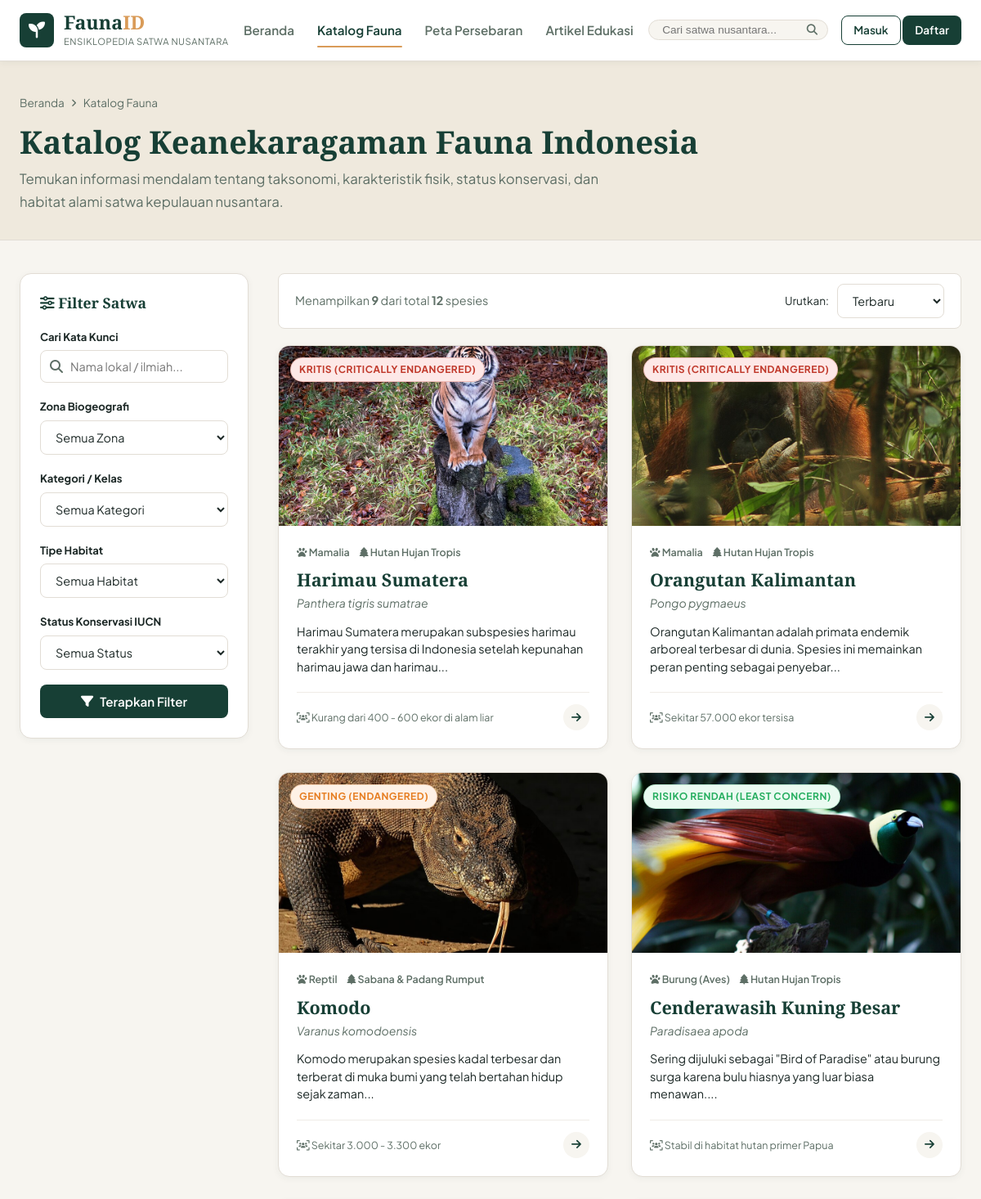
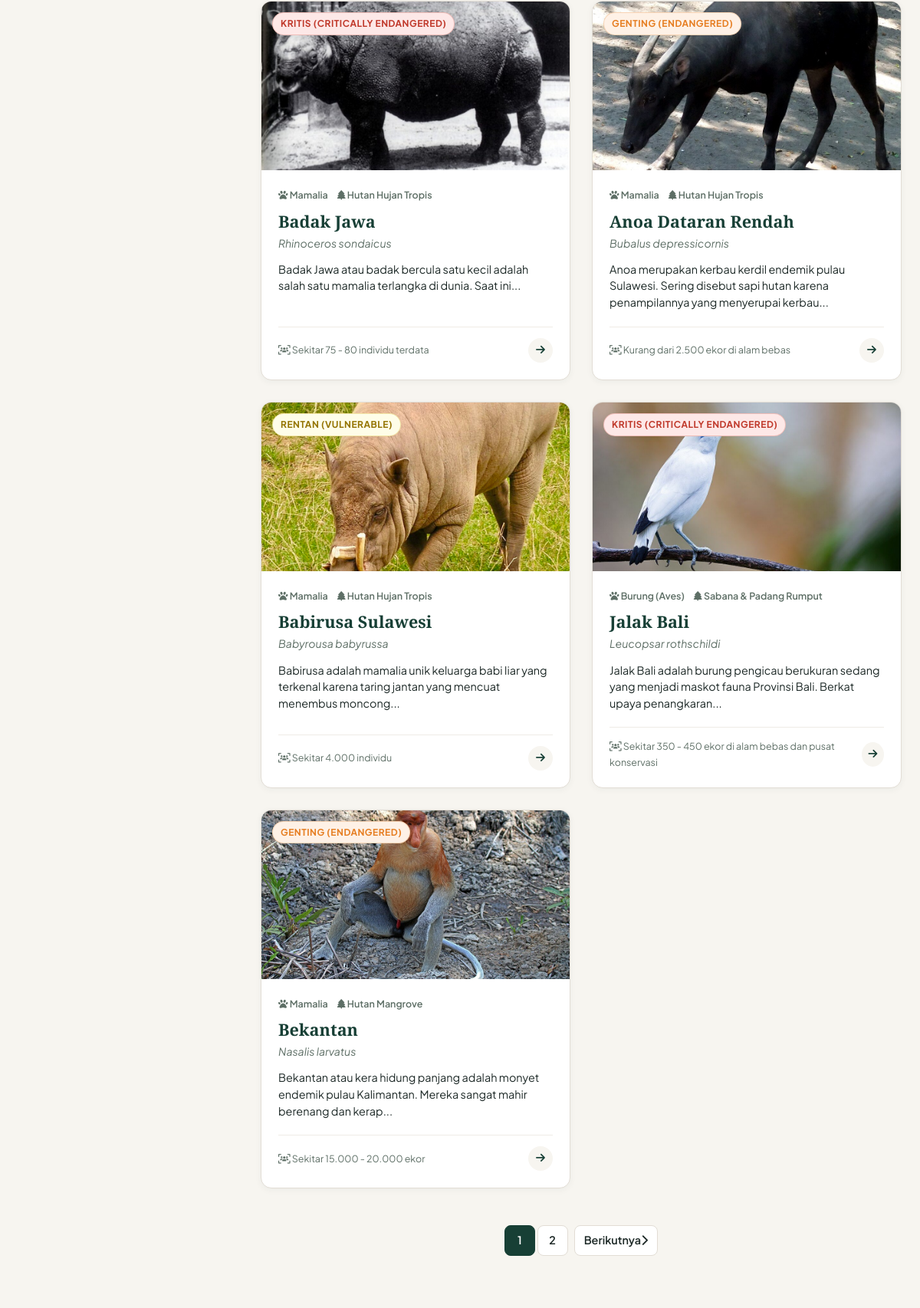
Page /fauna (upper part) on the committed database (2 pictures, top to bottom).
### tables this page shows
CREATE TABLE `fauna` (
  `id` INT AUTO_INCREMENT PRIMARY KEY,
  `nama_lokal` VARCHAR(150) NOT NULL,
  `nama_ilmiah` VARCHAR(150) NOT NULL,
  `kategori_id` INT NOT NULL,
  `habitat_id` INT NOT NULL,
  `status_konservasi` VARCHAR(100) NOT NULL,
  `deskripsi` LONGTEXT NOT NULL,
  `karakteristik` TEXT NULL,
  `makanan` TEXT NULL,
  `populasi_estimasi` VARCHAR(100) NULL,
  `is_featured` TINYINT(1) DEFAULT 0,
  `created_at` TIMESTAMP DEFAULT CURRENT_TIMESTAMP,
  `updated_at` TIMESTAMP DEFAULT CURRENT_TIMESTAMP ON UPDATE CURRENT_TIMESTAMP,
  CONSTRAINT `fk_fauna_category` FOREIGN KEY (`kategori_id`) REFERENCES `categories` (`id`) ON DELETE CASCADE,
  CONSTRAINT `fk_fauna_habitat` FOREIGN KEY (`habitat_id`) REFERENCES `habitats` (`id`) ON DELETE CASCADE
);

CREATE TABLE `categories` (
  `id` INT AUTO_INCREMENT PRIMARY KEY,
  `nama_kategori` VARCHAR(100) NOT NULL,
  `slug` VARCHAR(100) NOT NULL UNIQUE,
  `deskripsi` TEXT NULL,
  `ikon` VARCHAR(50) NULL,
  `created_at` TIMESTAMP DEFAULT CURRENT_TIMESTAMP
);

CREATE TABLE `habitats` (
  `id` INT AUTO_INCREMENT PRIMARY KEY,
  `nama_habitat` VARCHAR(100) NOT NULL,
  `deskripsi` TEXT NULL,
  `created_at` TIMESTAMP DEFAULT CURRENT_TIMESTAMP
);

### app/views/catalog/index.php (the view, shortened to what the rows shown need)
<?php require_once APP_PATH . '/views/layouts/header.php'; ?>
<section class="page-header">
    <div class="container">
        <h1 class="page-title">Katalog Keanekaragaman Fauna Indonesia</h1>
    </div>
</section>
<section class="section catalog-content-section">
    <div class="container">
        <div class="catalog-layout">
            <main class="catalog-main">
                <?php if (empty($faunaList)): ?>
                    <div class="empty-state-card">
                        <i class="fa-solid fa-tree fa-3x"></i>
                        <h3>Tidak Ada Spesies yang Ditemukan</h3>
                        <p>Coba gunakan kata kunci pencarian lain atau kurangi kombinasi filter yang Anda pilih.</p>
                        <a href="<?= url('fauna') ?>" class="btn btn-outline-primary mt-3">Reset Filter</a>
                    </div>
                <?php else: ?>
                    <div class="fauna-grid">
                        <?php foreach ($faunaList as $f): ?>
                            <div class="fauna-card">
                                <div class="fauna-img-wrap">
                                    <img src="<?= uploadUrl($f['primary_image']) ?>" alt="<?= e($f['nama_lokal']) ?>" loading="lazy">
                                    <span class="status-badge <?= getStatusBadgeClass($f['status_konservasi']) ?>">
                                        <?= e($f['status_konservasi']) ?>
                                    </span>
                                </div>
                                <div class="fauna-body">
                                    <div class="fauna-meta">
                                        <span class="meta-tag"><i class="fa-solid fa-paw"></i> <?= e($f['nama_kategori']) ?></span>
                                        <span class="meta-tag"><i class="fa-solid fa-tree"></i> <?= e($f['nama_habitat']) ?></span>
                                    </div>
                                    <h3 class="fauna-title">
                                        <a href="<?= url('fauna/detail/' . $f['id']) ?>"><?= e($f['nama_lokal']) ?></a>
                                    </h3>
                                    <p class="fauna-scientific"><em><?= e($f['nama_ilmiah']) ?></em></p>
                                    <p class="fauna-excerpt"><?= e(limitWords($f['deskripsi'], 16)) ?></p>
                                    <div class="fauna-footer">
                                        <span class="fauna-pop-est">
                                            <i class="fa-solid fa-users-viewfinder"></i> <?= e($f['populasi_estimasi'] ?: 'Data populasi terpantau') ?>
                                        </span>
                                        <a href="<?= url('fauna/detail/' . $f['id']) ?>" class="card-arrow" aria-label="Detail <?= e($f['nama_lokal']) ?>">
                                            <i class="fa-solid fa-arrow-right"></i>
                                        </a>
                                    </div>
                                </div>
                            </div>
                        <?php endforeach; ?>
                    </div>
                <?php endif; ?>
            </main>
        </div>
    </div>
</section>
<?php require_once APP_PATH . '/views/layouts/footer.php'; ?>

### rows in the picture
fauna: shows a picture, status_konservasi "KRITIS (CRITICALLY ENDANGERED)", kategori.nama_kategori "Mamalia", habitat.nama_habitat "Hutan Hujan Tropis", nama_lokal "Harimau Sumatera", nama_ilmiah "Panthera tigris sumatrae", deskripsi "Harimau Sumatera merupakan subspesies harimau terakhir yang tersisa di Indonesia setelah kepunahan harimau jawa dan harimau...", populasi_estimasi "Kurang dari 400 - 600 ekor di alam liar"
fauna: shows a picture, status_konservasi "KRITIS (CRITICALLY ENDANGERED)", kategori.nama_kategori "Mamalia", habitat.nama_habitat "Hutan Hujan Tropis", nama_lokal "Orangutan Kalimantan", nama_ilmiah "Pongo pygmaeus", deskripsi "Orangutan Kalimantan adalah primata endemik arboreal terbesar di dunia. Spesies ini memainkan peran penting sebagai penyebar...", populasi_estimasi "Sekitar 57.000 ekor tersisa"
fauna: shows a picture, status_konservasi "GENTING (ENDANGERED)", kategori.nama_kategori "Reptil", habitat.nama_habitat "Sabana & Padang Rumput", nama_lokal "Komodo", nama_ilmiah "Varanus komodoensis", deskripsi "Komodo merupakan spesies kadal terbesar dan terberat di muka bumi yang telah bertahan hidup sejak zaman...", populasi_estimasi "Sekitar 3.000 - 3.300 ekor"
fauna: shows a picture, status_konservasi "RISIKO RENDAH (LEAST CONCERN)", kategori.nama_kategori "Burung (Aves)", habitat.nama_habitat "Hutan Hujan Tropis", nama_lokal "Cenderawasih Kuning Besar", nama_ilmiah "Paradisaea apoda", deskripsi "Sering dijuluki sebagai \"Bird of Paradise\" atau burung surga karena bulu hiasnya yang luar biasa menawan....", populasi_estimasi "Stabil di habitat hutan primer Papua"
fauna: shows a picture, status_konservasi "KRITIS (CRITICALLY ENDANGERED)", kategori.nama_kategori "Mamalia", habitat.nama_habitat "Hutan Hujan Tropis", nama_lokal "Badak Jawa", nama_ilmiah "Rhinoceros sondaicus", deskripsi "Badak Jawa atau badak bercula satu kecil adalah salah satu mamalia terlangka di dunia. Saat ini...", populasi_estimasi "Sekitar 75 - 80 individu terdata"
fauna: shows a picture, status_konservasi "GENTING (ENDANGERED)", kategori.nama_kategori "Mamalia", habitat.nama_habitat "Hutan Hujan Tropis", nama_lokal "Anoa Dataran Rendah", nama_ilmiah "Bubalus depressicornis", deskripsi "Anoa merupakan kerbau kerdil endemik pulau Sulawesi. Sering disebut sapi hutan karena penampilannya yang menyerupai kerbau...", populasi_estimasi "Kurang dari 2.500 ekor di alam bebas"
fauna: shows a picture, status_konservasi "RENTAN (VULNERABLE)", kategori.nama_kategori "Mamalia", habitat.nama_habitat "Hutan Hujan Tropis", nama_lokal "Babirusa Sulawesi", nama_ilmiah "Babyrousa babyrussa", deskripsi "Babirusa adalah mamalia unik keluarga babi liar yang terkenal karena taring jantan yang mencuat menembus moncong...", populasi_estimasi "Sekitar 4.000 individu"
fauna: shows a picture, status_konservasi "KRITIS (CRITICALLY ENDANGERED)", kategori.nama_kategori "Burung (Aves)", habitat.nama_habitat "Sabana & Padang Rumput", nama_lokal "Jalak Bali", nama_ilmiah "Leucopsar rothschildi", deskripsi "Jalak Bali adalah burung pengicau berukuran sedang yang menjadi maskot fauna Provinsi Bali. Berkat upaya penangkaran...", populasi_estimasi "Sekitar 350 - 450 ekor di alam bebas dan pusat konservasi"
fauna: shows a picture, status_konservasi "GENTING (ENDANGERED)", kategori.nama_kategori "Mamalia", habitat.nama_habitat "Hutan Mangrove", nama_lokal "Bekantan", nama_ilmiah "Nasalis larvatus", deskripsi "Bekantan atau kera hidung panjang adalah monyet endemik pulau Kalimantan. Mereka sangat mahir berenang dan kerap...", populasi_estimasi "Sekitar 15.000 - 20.000 ekor"

### other values in the picture
count($faunaList) "9"
$pagination['totalItems'] "12"
